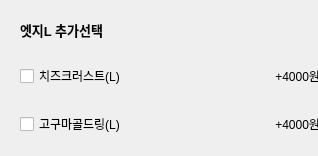
            <widget class="QWidget" name="widget_whole_3" native="true">
             <property name="minimumSize">
              <size>
               <width>318</width>
               <height>0</height>
              </size>
             </property>
             <property name="maximumSize">
              <size>
               <width>318</width>
               <height>16777215</height>
              </size>
             </property>
             <layout class="QVBoxLayout" name="verticalLayout_5">
              <item>
               <widget class="QWidget" name="widget_title_3" native="true">
                <layout class="QVBoxLayout" name="verticalLayout_6">
                 <item>
                  <widget class="QLabel" name="label_27">
                   <property name="font">
                    <font>
                     <pointsize>10</pointsize>
                     <weight>75</weight>
                     <bold>true</bold>
                    </font>
                   </property>
                   <property name="text">
                    <string>엣지L 추가선택</string>
                   </property>
                  </widget>
                 </item>
                </layout>
               </widget>
              </item>
              <item>
               <widget class="QWidget" name="widget_23" native="true">
                <property name="minimumSize">
                 <size>
                  <width>318</width>
                  <height>0</height>
                 </size>
                </property>
                <property name="maximumSize">
                 <size>
                  <width>318</width>
                  <height>16777215</height>
                 </size>
                </property>
                <layout class="QHBoxLayout" name="horizontalLayout_23">
                 <item>
                  <widget class="QCheckBox" name="checkBox_22">
                   <property name="text">
                    <string>치즈크러스트(L)</string>
                   </property>
                  </widget>
                 </item>
                 <item>
                  <widget class="QLabel" name="cheeseCrust">
                   <property name="text">
                    <string>+4000원</string>
                   </property>
                   <property name="alignment">
                    <set>Qt::AlignRight|Qt::AlignTrailing|Qt::AlignVCenter</set>
                   </property>
                  </widget>
                 </item>
                </layout>
               </widget>
              </item>
              <item>
               <widget class="QWidget" name="widget_24" native="true">
                <property name="minimumSize">
                 <size>
                  <width>318</width>
                  <height>0</height>
                 </size>
                </property>
                <property name="maximumSize">
                 <size>
                  <width>318</width>
                  <height>16777215</height>
                 </size>
                </property>
                <layout class="QHBoxLayout" name="horizontalLayout_24">
                 <item>
                  <widget class="QCheckBox" name="checkBox_23">
                   <property name="text">
                    <string>고구마골드링(L)</string>
                   </property>
                  </widget>
                 </item>
                 <item>
                  <widget class="QLabel" name="gogumaGoldring">
                   <property name="text">
                    <string>+4000원</string>
                   </property>
                   <property name="alignment">
                    <set>Qt::AlignRight|Qt::AlignTrailing|Qt::AlignVCenter</set>
                   </property>
                  </widget>
                 </item>
                </layout>
               </widget>
              </item>
             </layout>
            </widget>
